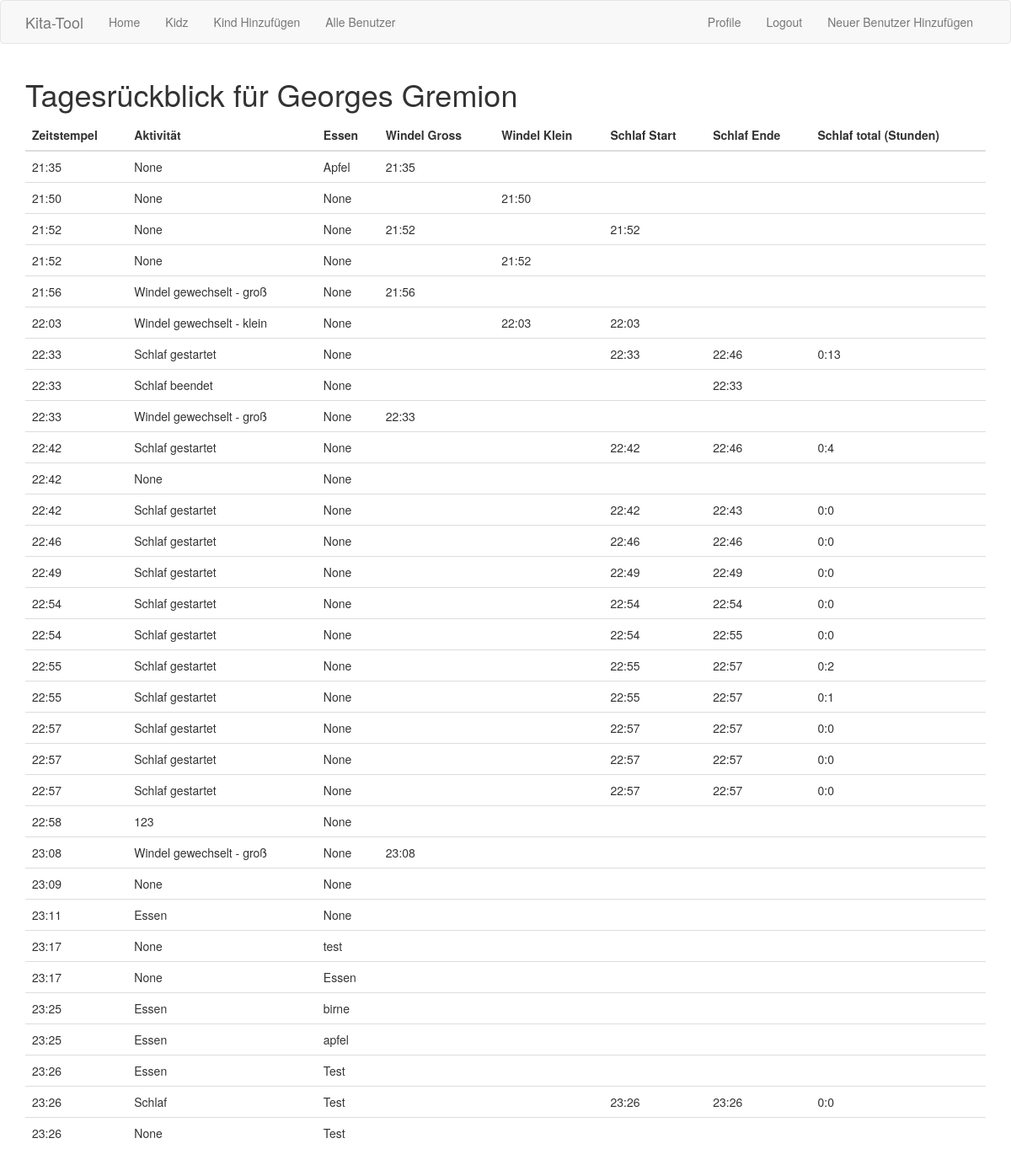
Page /day_review/9 (signed in) on the committed database.
### app/models.py (models this page shows, shortened)
class Child(db.Model):
    id = db.Column(db.Integer, primary_key=True)
    first_name = db.Column(db.String(50), nullable=False)
    last_name = db.Column(db.String(50), nullable=False)
    age = db.Column(db.Integer, nullable=False)
    group = db.Column(db.String(50), nullable=False)
    activities = db.relationship('Activity', backref='child', lazy='dynamic')

class Activity(db.Model):
    id = db.Column(db.Integer, primary_key=True)
    child_id = db.Column(db.Integer, db.ForeignKey('child.id'), nullable=False)
    food = db.Column(db.String(50), nullable=True)
    sleep_start = db.Column(db.DateTime, nullable=True)
    sleep_end = db.Column(db.DateTime, nullable=True)
    diaper_change_large = db.Column(db.DateTime, nullable=True)
    diaper_change_small = db.Column(db.DateTime, nullable=True)
    timestamp = db.Column(db.DateTime, index=True, default=datetime.utcnow)
    activity_type = db.Column(db.String(50), nullable=True)
    description = db.Column(db.String(150), nullable=True)
    def __repr__(self):
        return '<Activity for child_id {} at {}>'.format(self.child_id, self.timestamp)

### app/routes.py (the view)
@app.route('/day_review/<int:child_id>', methods=['GET'])
@login_required
def day_review(child_id):
    child = Child.query.get_or_404(child_id)
    activities = Activity.query.filter_by(child_id=child.id).all()
    print(activities)
    return render_template('day_review.html', child=child, activities=activities)

### app/models.py (called while the page is built)
@login.user_loader
def load_user(id):
    return User.query.get(int(id))

### app/templates/day_review.html
{% extends "base.html" %}
{% import 'bootstrap/wtf.html' as wtf %}
{% block content %}
<div class="container">
    <h1 class="mt-4">Tagesrückblick für {{ child.first_name }} {{ child.last_name }}</h1>
    <table class="table mt-4">
        <thead>
            <tr>
                <th>Zeitstempel</th>
                <th>Aktivität</th>
                <th>Essen</th>
                <th>Windel Gross</th>
                <th>Windel Klein</th>
                <th>Schlaf Start</th>
                <th>Schlaf Ende</th>
                <th>Schlaf total (Stunden)</th>
            </tr>
        </thead>
        <tbody>
            {% for activity in activities %}
            <tr>
                <td>{{ activity.timestamp.strftime('%H:%M') }}</td>
                <td>{{ activity.description }}</td>
                <td>{{ activity.food }}</td>
                <td>{{ activity.diaper_change_large.strftime('%H:%M') if activity.diaper_change_large else '' }}</td>
                <td>{{ activity.diaper_change_small.strftime('%H:%M') if activity.diaper_change_small else '' }}</td>
                <td>{{ activity.sleep_start.strftime('%H:%M') if activity.sleep_start else '' }}</td>
                <td>{{ activity.sleep_end.strftime('%H:%M') if activity.sleep_end else '' }}</td>
                <td>
                    {% if activity.sleep_start and activity.sleep_end %}
                    {{ (activity.sleep_end - activity.sleep_start).seconds // 3600 }}:{{ (activity.sleep_end -
                    activity.sleep_start).seconds % 3600 // 60 }}
                    {% endif %}
                </td>
            </tr>
            {% endfor %}
        </tbody>
    </table>
</div>
{% endblock %}

### app/templates/base.html (shortened to what this page needs)
{% extends 'bootstrap/base.html' %}
{% block navbar %}
    <nav class="navbar navbar-default">
        <div class="container">
            <div class="navbar-header">
                <a class="navbar-brand" href="{{ url_for('index') }}">Kita-Tool</a>
            </div>
            <div class="collapse navbar-collapse" id="bs-example-navbar-collapse-1">
                <ul class="nav navbar-nav">
                    {% if current_user.is_anonymous %}
                    <li><a href="{{ url_for('index') }}">Home</a></li>
                    {% else %}
                    <li><a href="{{ url_for('index') }}">Home</a></li>
                    <li><a href="{{ url_for('children') }}">Kidz</a></li>
                    <li><a href="{{ url_for('add_child') }}">Kind Hinzufügen</a></li>
                    <li><a href="{{ url_for('all_users') }}">Alle Benutzer</a></li>
                    {% endif %}
                </ul>
                <ul class="nav navbar-nav navbar-right">
                    {% if current_user.is_anonymous %}
                    <li><a href="{{ url_for('login') }}">Login</a></li>
                    {% else %}
                    <li><a href="{{ url_for('user', username=current_user.username) }}">Profile</a></li>
                    <li><a href="{{ url_for('logout') }}">Logout</a></li>
                    <li><a href="{{ url_for('register')}}">Neuer Benutzer Hinzufügen</a></li>
                    {% endif %}
                </ul>
            </div>
        </div>
    </nav>
{% endblock %}

### rows in the picture
Child: first_name "Georges", last_name "Gremion"
Activity: timestamp "21:35", description "None", food "Apfel", diaper_change_large "21:35"
Activity: timestamp "21:50", description "None", food "None", diaper_change_small "21:50"
Activity: timestamp "21:52", description "None", food "None", diaper_change_large "21:52", sleep_start "21:52"
Activity: timestamp "21:52", description "None", food "None", diaper_change_small "21:52"
Activity: timestamp "21:56", description "Windel gewechselt - groß", food "None", diaper_change_large "21:56"
Activity: timestamp "22:03", description "Windel gewechselt - klein", food "None", diaper_change_small "22:03", sleep_start "22:03"
Activity: timestamp "22:33", description "Schlaf gestartet", food "None", sleep_start "22:33", sleep_end "22:46", (activity.sleep_end-activity.sleep_start).seconds//3600 "0", sleep_end+sleep_start "13"
Activity: timestamp "22:33", description "Schlaf beendet", food "None", sleep_end "22:33"
Activity: timestamp "22:33", description "Windel gewechselt - groß", food "None", diaper_change_large "22:33"
Activity: timestamp "22:42", description "Schlaf gestartet", food "None", sleep_start "22:42", sleep_end "22:46", (activity.sleep_end-activity.sleep_start).seconds//3600 "0", sleep_end+sleep_start "4"
Activity: timestamp "22:42", description "None", food "None"
Activity: timestamp "22:42", description "Schlaf gestartet", food "None", sleep_start "22:42", sleep_end "22:43", (activity.sleep_end-activity.sleep_start).seconds//3600 "0", sleep_end+sleep_start "0"
Activity: timestamp "22:46", description "Schlaf gestartet", food "None", sleep_start "22:46", sleep_end "22:46", (activity.sleep_end-activity.sleep_start).seconds//3600 "0", sleep_end+sleep_start "0"
Activity: timestamp "22:49", description "Schlaf gestartet", food "None", sleep_start "22:49", sleep_end "22:49", (activity.sleep_end-activity.sleep_start).seconds//3600 "0", sleep_end+sleep_start "0"
Activity: timestamp "22:54", description "Schlaf gestartet", food "None", sleep_start "22:54", sleep_end "22:54", (activity.sleep_end-activity.sleep_start).seconds//3600 "0", sleep_end+sleep_start "0"
Activity: timestamp "22:54", description "Schlaf gestartet", food "None", sleep_start "22:54", sleep_end "22:55", (activity.sleep_end-activity.sleep_start).seconds//3600 "0", sleep_end+sleep_start "0"
Activity: timestamp "22:55", description "Schlaf gestartet", food "None", sleep_start "22:55", sleep_end "22:57", (activity.sleep_end-activity.sleep_start).seconds//3600 "0", sleep_end+sleep_start "2"
Activity: timestamp "22:55", description "Schlaf gestartet", food "None", sleep_start "22:55", sleep_end "22:57", (activity.sleep_end-activity.sleep_start).seconds//3600 "0", sleep_end+sleep_start "1"
Activity: timestamp "22:57", description "Schlaf gestartet", food "None", sleep_start "22:57", sleep_end "22:57", (activity.sleep_end-activity.sleep_start).seconds//3600 "0", sleep_end+sleep_start "0"
Activity: timestamp "22:57", description "Schlaf gestartet", food "None", sleep_start "22:57", sleep_end "22:57", (activity.sleep_end-activity.sleep_start).seconds//3600 "0", sleep_end+sleep_start "0"
Activity: timestamp "22:57", description "Schlaf gestartet", food "None", sleep_start "22:57", sleep_end "22:57", (activity.sleep_end-activity.sleep_start).seconds//3600 "0", sleep_end+sleep_start "0"
Activity: timestamp "22:58", description "123", food "None"
Activity: timestamp "23:08", description "Windel gewechselt - groß", food "None", diaper_change_large "23:08"
Activity: timestamp "23:09", description "None", food "None"
Activity: timestamp "23:11", description "Essen", food "None"
Activity: timestamp "23:17", description "None", food "test"
Activity: timestamp "23:17", description "None", food "Essen"
Activity: timestamp "23:25", description "Essen", food "birne"
Activity: timestamp "23:25", description "Essen", food "apfel"
Activity: timestamp "23:26", description "Essen", food "Test"
Activity: timestamp "23:26", description "Schlaf", food "Test", sleep_start "23:26", sleep_end "23:26", (activity.sleep_end-activity.sleep_start).seconds//3600 "0", sleep_end+sleep_start "0"
Activity: timestamp "23:26", description "None", food "Test"
